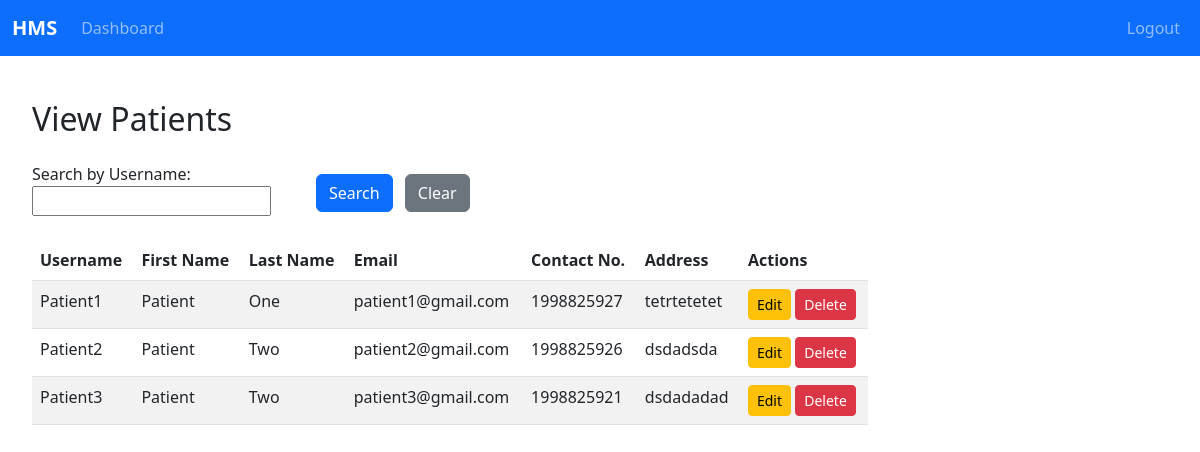
Page /view-patients/ (signed in) on the committed database.
### hospital/models.py (models this page shows, shortened)
class PatientProfile(models.Model):
    user_profile = models.OneToOneField(settings.AUTH_USER_MODEL, on_delete=models.CASCADE)
    medical_history = models.TextField()
    prescribed_medications = models.TextField()

class UserProfile(AbstractUser):
    email = models.EmailField(unique=True)
    GENDER_CHOICES = [
        ('M', 'Male'),
        ('F', 'Female'),
        ('O', 'Other'),
    ]
    gender = models.CharField(max_length=1, choices=GENDER_CHOICES)
    address = models.CharField(max_length=200)
    date_of_birth = models.DateField(default=date.today)
    contact_no = models.IntegerField(
        validators=[
            MinValueValidator(1500000000),
            MaxValueValidator(1999999999)
        ], unique=True, default=0000000000
    )
    ACCOUNT_TYPE_CHOICES = [
        ('patient', 'Patient'),
        ('doctor', 'Doctor'),
    ]
    account_type = models.CharField(max_length=20, choices=ACCOUNT_TYPE_CHOICES, blank=False, null=False)
    is_approved = models.BooleanField(default=True)

### hospital/views.py (the view)
# urls.py: path('view-patients/', views.view_patients, name='view_patients'),
@staff_member_required
@login_required
def view_patients(request):
    form = PatientFilterForm(request.GET)
    all_patients = PatientProfile.objects.all()
    if form.is_valid():
        search_query = form.cleaned_data.get('search_query')
        if search_query:
            all_patients = all_patients.filter(user_profile__username__icontains=search_query)
    all_patients = all_patients.order_by('user_profile__username')
    return render(request, 'view_patients.html', {'all_patients': all_patients, 'form': form})

### hospital/forms.py
class PatientFilterForm(forms.Form):
    search_query = forms.CharField(label='Search by Username', required=False)

### hospital/templates/view_patients.html (shortened to what this page needs)
{% extends 'base.html' %}
{% block content %}
<div class="container mt-4">
    <h2 class="mb-4">View Patients</h2>
    <form method="get" class="row g-3 mb-4 align-items-center">
        <div class="col-md-4">
            {{ form.search_query.label_tag }}
            {{ form.search_query }}
        </div>
        <div class="col-md-auto mt-4">
            <button type="submit" class="btn btn-primary">Search</button>
            <a href="{% url 'view_patients' %}" class="btn btn-secondary ms-2">Clear</a>
        </div>
    </form>
    <div class="table-responsive">
        <table class="table table-striped table-hover">
            <thead>
                <tr>
                    <th>Username</th>
                    <th>First Name</th>
                    <th>Last Name</th>
                    <th>Email</th>
                    <th>Contact No.</th>
                    <th>Address</th>
                    <th>Actions</th>
                </tr>
            </thead>
            <tbody>
                {% for patient in all_patients %}
                <tr>
                    <td>{{ patient.user_profile.username }}</td>
                    <td>{{ patient.user_profile.first_name }}</td>
                    <td>{{ patient.user_profile.last_name }}</td>
                    <td>{{ patient.user_profile.email }}</td>
                    <td>{{ patient.user_profile.contact_no }}</td>
                    <td>{{ patient.user_profile.address }}</td>
                    <td>
                        <a href="{% url 'edit_patient' patient.id %}" class="btn btn-warning btn-sm">Edit</a>
                        <a href="{% url 'delete_patient' patient.id %}" class="btn btn-danger btn-sm">Delete</a>
                    </td>
                </tr>
                {% empty %}
                <tr>
                    <td colspan="7" class="text-center">No patients found.</td>
                </tr>
                {% endfor %}
            </tbody>
        </table>
    </div>
</div>
{% endblock %}

### rows in the picture
PatientProfile: user_profile.username "Patient1", user_profile.first_name "Patient", user_profile.last_name "One", user_profile.email "patient1@gmail.com", user_profile.contact_no "1998825927", user_profile.address "tetrtetetet"
PatientProfile: user_profile.username "Patient2", user_profile.first_name "Patient", user_profile.last_name "Two", user_profile.email "patient2@gmail.com", user_profile.contact_no "1998825926", user_profile.address "dsdadsda"
PatientProfile: user_profile.username "Patient3", user_profile.first_name "Patient", user_profile.last_name "Two", user_profile.email "patient3@gmail.com", user_profile.contact_no "1998825921", user_profile.address "dsdadadad"
